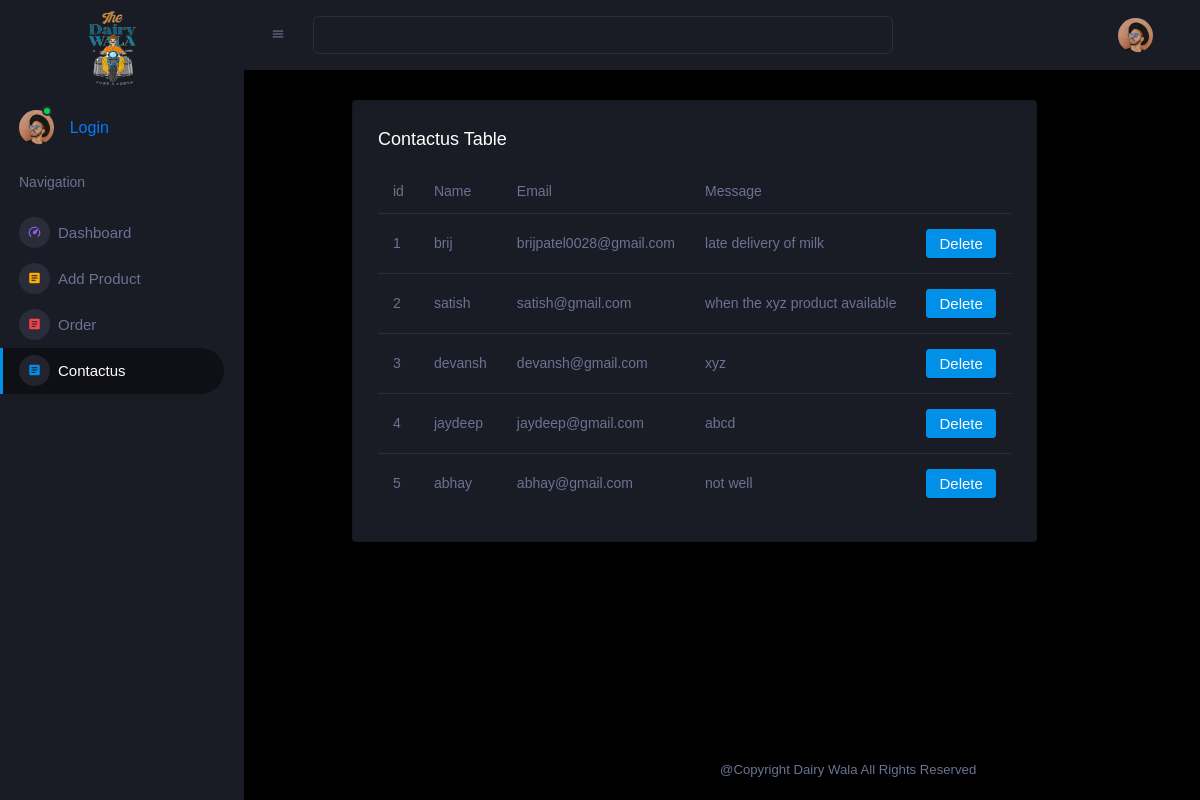
/dashboard_contactus.php, run on the app's committed database.
### tables this page shows
CREATE TABLE `contact_us` (
  `id` int(3) NOT NULL,
  `name` varchar(255) NOT NULL,
  `email` varchar(50) NOT NULL,
  `message` varchar(255) NOT NULL
);

### dashboard_contactus.php (the view, shortened to what this page needs)
<?php
include('heder.php');
include('connection.php');
?>
<!DOCTYPE html>
<html lang="en">
<head>
</head>
<body>
<form method='post'>
    <div class="col-lg-50 grid-margin stretch-card">
                <div class="card">
                  <div class="card-body">
                    <h4 class="card-title">Contactus Table</h4>
                    <div class="table-responsive">
                    <?php
                      $s = mysqli_query($conn, "SELECT * FROM  contact_us");
                    ?>
                      <table class="table">
                        <thead>
                          <tr>
                            <th>id</th>
                            <th>Name</th>
                            <th>Email</th>
                            <th>Message</th>
                          </tr>
                        </thead>
                        <?php
                          $i = 1;
                          while($row = mysqli_fetch_assoc($s))
                          {
                              echo '<tr>';
                              echo "<td>".$i."</td>";
                              echo "<td>".$row['name']."</td>";
                              echo "<td>".$row['email']."</td>";
                              echo "<td>".$row['message']."</td>";
                              $i++;
                        ?>
                        <?php
                                    $id = $row['id'];
                                    echo "<td><a href='contactus_delete.php?id=$id'  style='color:white;'><button type='submit' name='s1' class='btn btn-primary'>Delete</a></td>";
                          }
                       ?>
                      </table>
                    </div>
                  </div>
                </div>
              </div>
    </form>
</body>
</html>
<?php
include('footer.php');
?>

### data on the page
contact_us: name "brij", email "brijpatel0028@gmail.com", message "late delivery of milk"
contact_us: name "satish", email "satish@gmail.com", message "when the xyz product available"
contact_us: name "devansh", email "devansh@gmail.com", message "xyz"
contact_us: name "jaydeep", email "jaydeep@gmail.com", message "abcd"
contact_us: name "abhay", email "abhay@gmail.com", message "not well"
